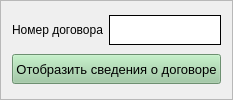
	<widget class="QFrame" name="contract_frame">
	 <property name="frameShape">
	  <enum>QFrame::StyledPanel</enum>
	 </property>
	 <property name="frameShadow">
	  <enum>QFrame::Raised</enum>
	 </property>
	 <layout class="QGridLayout" name="gridLayout_5">
	  <item row="0" column="1">
	   <widget class="QLineEdit" name="lineEdit_3">
		<property name="enabled">
		 <bool>false</bool>
		</property>
		<property name="minimumSize">
		 <size>
		  <width>0</width>
		  <height>30</height>
		 </size>
		</property>
		<property name="styleSheet">
		 <string notr="true"> QLineEdit {
	  border-width: 1px;
	  border-style: solid;
	  border-radius: 0px;
  }</string>
		</property>
	   </widget>
	  </item>
	  <item row="0" column="0">
	   <widget class="QLabel" name="label_4">
		<property name="minimumSize">
		 <size>
		  <width>0</width>
		  <height>30</height>
		 </size>
		</property>
		<property name="text">
		 <string>Номер договора</string>
		</property>
	   </widget>
	  </item>
	  <item row="1" column="0" colspan="2">
	   <widget class="QPushButton" name="pushButton">
		<property name="minimumSize">
		 <size>
		  <width>0</width>
		  <height>30</height>
		 </size>
		</property>
		<property name="palette">
		 <palette>
		  <active>
		   <colorrole role="WindowText">
			<brush brushstyle="SolidPattern">
			 <color alpha="255">
			  <red>0</red>
			  <green>0</green>
			  <blue>0</blue>
			 </color>
			</brush>
		   </colorrole>
		   <colorrole role="Button">
			<brush brushstyle="SolidPattern">
			 <color alpha="255">
			  <red>153</red>
			  <green>201</green>
			  <blue>158</blue>
			 </color>
			</brush>
		   </colorrole>
		   <colorrole role="Light">
			<brush brushstyle="SolidPattern">
			 <color alpha="255">
			  <red>241</red>
			  <green>255</green>
			  <blue>243</blue>
			 </color>
			</brush>
		   </colorrole>
		   <colorrole role="Midlight">
			<brush brushstyle="SolidPattern">
			 <color alpha="255">
			  <red>197</red>
			  <green>228</green>
			  <blue>200</blue>
			 </color>
			</brush>
		   </colorrole>
		   <colorrole role="Dark">
			<brush brushstyle="SolidPattern">
			 <color alpha="255">
			  <red>76</red>
			  <green>100</green>
			  <blue>79</blue>
			 </color>
			</brush>
		   </colorrole>
		   <colorrole role="Mid">
			<brush brushstyle="SolidPattern">
			 <color alpha="255">
			  <red>102</red>
			  <green>134</green>
			  <blue>105</blue>
			 </color>
			</brush>
		   </colorrole>
		   <colorrole role="Text">
			<brush brushstyle="SolidPattern">
			 <color alpha="255">
			  <red>0</red>
			  <green>0</green>
			  <blue>0</blue>
			 </color>
			</brush>
		   </colorrole>
		   <colorrole role="BrightText">
			<brush brushstyle="SolidPattern">
			 <color alpha="255">
			  <red>255</red>
			  <green>255</green>
			  <blue>255</blue>
			 </color>
			</brush>
		   </colorrole>
		   <colorrole role="ButtonText">
			<brush brushstyle="SolidPattern">
			 <color alpha="255">
			  <red>0</red>
			  <green>0</green>
			  <blue>0</blue>
			 </color>
			</brush>
		   </colorrole>
		   <colorrole role="Base">
			<brush brushstyle="SolidPattern">
			 <color alpha="255">
			  <red>255</red>
			  <green>255</green>
			  <blue>255</blue>
			 </color>
			</brush>
		   </colorrole>
		   <colorrole role="Window">
			<brush brushstyle="SolidPattern">
			 <color alpha="255">
			  <red>153</red>
			  <green>201</green>
			  <blue>158</blue>
			 </color>
			</brush>
		   </colorrole>
		   <colorrole role="Shadow">
			<brush brushstyle="SolidPattern">
			 <color alpha="255">
			  <red>0</red>
			  <green>0</green>
			  <blue>0</blue>
			 </color>
			</brush>
		   </colorrole>
		   <colorrole role="AlternateBase">
			<brush brushstyle="SolidPattern">
			 <color alpha="255">
			  <red>204</red>
			  <green>228</green>
			  <blue>206</blue>
			 </color>
			</brush>
		   </colorrole>
		   <colorrole role="ToolTipBase">
			<brush brushstyle="SolidPattern">
			 <color alpha="255">
			  <red>255</red>
			  <green>255</green>
			  <blue>220</blue>
			 </color>
			</brush>
		   </colorrole>
		   <colorrole role="ToolTipText">
			<brush brushstyle="SolidPattern">
			 <color alpha="255">
			  <red>0</red>
			  <green>0</green>
			  <blue>0</blue>
			 </color>
			</brush>
		   </colorrole>
		   <colorrole role="PlaceholderText">
			<brush brushstyle="SolidPattern">
			 <color alpha="128">
			  <red>0</red>
			  <green>0</green>
			  <blue>0</blue>
			 </color>
			</brush>
		   </colorrole>
		  </active>
		  <inactive>
		   <colorrole role="WindowText">
			<brush brushstyle="SolidPattern">
			 <color alpha="255">
			  <red>0</red>
			  <green>0</green>
			  <blue>0</blue>
			 </color>
			</brush>
		   </colorrole>
		   <colorrole role="Button">
			<brush brushstyle="SolidPattern">
			 <color alpha="255">
			  <red>153</red>
			  <green>201</green>
			  <blue>158</blue>
			 </color>
			</brush>
		   </colorrole>
		   <colorrole role="Light">
			<brush brushstyle="SolidPattern">
			 <color alpha="255">
			  <red>241</red>
			  <green>255</green>
			  <blue>243</blue>
			 </color>
			</brush>
		   </colorrole>
		   <colorrole role="Midlight">
			<brush brushstyle="SolidPattern">
			 <color alpha="255">
			  <red>197</red>
			  <green>228</green>
			  <blue>200</blue>
			 </color>
			</brush>
		   </colorrole>
		   <colorrole role="Dark">
			<brush brushstyle="SolidPattern">
			 <color alpha="255">
			  <red>76</red>
			  <green>100</green>
			  <blue>79</blue>
			 </color>
			</brush>
		   </colorrole>
		   <colorrole role="Mid">
			<brush brushstyle="SolidPattern">
			 <color alpha="255">
			  <red>102</red>
			  <green>134</green>
			  <blue>105</blue>
			 </color>
			</brush>
		   </colorrole>
		   <colorrole role="Text">
			<brush brushstyle="SolidPattern">
			 <color alpha="255">
			  <red>0</red>
			  <green>0</green>
			  <blue>0</blue>
			 </color>
			</brush>
		   </colorrole>
		   <colorrole role="BrightText">
			<brush brushstyle="SolidPattern">
			 <color alpha="255">
			  <red>255</red>
			  <green>255</green>
			  <blue>255</blue>
			 </color>
			</brush>
		   </colorrole>
		   <colorrole role="ButtonText">
			<brush brushstyle="SolidPattern">
			 <color alpha="255">
			  <red>0</red>
			  <green>0</green>
			  <blue>0</blue>
			 </color>
			</brush>
		   </colorrole>
		   <colorrole role="Base">
			<brush brushstyle="SolidPattern">
			 <color alpha="255">
			  <red>255</red>
			  <green>255</green>
			  <blue>255</blue>
			 </color>
			</brush>
		   </colorrole>
		   <colorrole role="Window">
			<brush brushstyle="SolidPattern">
			 <color alpha="255">
			  <red>153</red>
			  <green>201</green>
			  <blue>158</blue>
			 </color>
			</brush>
		   </colorrole>
		   <colorrole role="Shadow">
			<brush brushstyle="SolidPattern">
			 <color alpha="255">
			  <red>0</red>
			  <green>0</green>
			  <blue>0</blue>
			 </color>
			</brush>
		   </colorrole>
		   <colorrole role="AlternateBase">
			<brush brushstyle="SolidPattern">
			 <color alpha="255">
			  <red>204</red>
			  <green>228</green>
			  <blue>206</blue>
			 </color>
			</brush>
		   </colorrole>
		   <colorrole role="ToolTipBase">
			<brush brushstyle="SolidPattern">
			 <color alpha="255">
			  <red>255</red>
			  <green>255</green>
			  <blue>220</blue>
			 </color>
			</brush>
		   </colorrole>
		   <colorrole role="ToolTipText">
			<brush brushstyle="SolidPattern">
			 <color alpha="255">
			  <red>0</red>
			  <green>0</green>
			  <blue>0</blue>
			 </color>
			</brush>
		   </colorrole>
		   <colorrole role="PlaceholderText">
			<brush brushstyle="SolidPattern">
			 <color alpha="128">
			  <red>0</red>
			  <green>0</green>
			  <blue>0</blue>
			 </color>
			</brush>
		   </colorrole>
		  </inactive>
		  <disabled>
		   <colorrole role="WindowText">
			<brush brushstyle="SolidPattern">
			 <color alpha="255">
			  <red>76</red>
			  <green>100</green>
			  <blue>79</blue>
			 </color>
			</brush>
		   </colorrole>
		   <colorrole role="Button">
			<brush brushstyle="SolidPattern">
			 <color alpha="255">
			  <red>153</red>
			  <green>201</green>
			  <blue>158</blue>
			 </color>
			</brush>
		   </colorrole>
		   <colorrole role="Light">
			<brush brushstyle="SolidPattern">
			 <color alpha="255">
			  <red>241</red>
			  <green>255</green>
			  <blue>243</blue>
			 </color>
			</brush>
		   </colorrole>
		   <colorrole role="Midlight">
			<brush brushstyle="SolidPattern">
			 <color alpha="255">
			  <red>197</red>
			  <green>228</green>
			  <blue>200</blue>
			 </color>
			</brush>
		   </colorrole>
		   <colorrole role="Dark">
			<brush brushstyle="SolidPattern">
			 <color alpha="255">
			  <red>76</red>
			  <green>100</green>
			  <blue>79</blue>
			 </color>
			</brush>
		   </colorrole>
		   <colorrole role="Mid">
			<brush brushstyle="SolidPattern">
			 <color alpha="255">
			  <red>102</red>
			  <green>134</green>
			  <blue>105</blue>
			 </color>
			</brush>
		   </colorrole>
		   <colorrole role="Text">
			<brush brushstyle="SolidPattern">
			 <color alpha="255">
			  <red>76</red>
			  <green>100</green>
			  <blue>79</blue>
			 </color>
			</brush>
		   </colorrole>
		   <colorrole role="BrightText">
			<brush brushstyle="SolidPattern">
			 <color alpha="255">
			  <red>255</red>
			  <green>255</green>
			  <blue>255</blue>
			 </color>
			</brush>
		   </colorrole>
		   <colorrole role="ButtonText">
			<brush brushstyle="SolidPattern">
			 <color alpha="255">
			  <red>76</red>
			  <green>100</green>
			  <blue>79</blue>
			 </color>
			</brush>
		   </colorrole>
		   <colorrole role="Base">
			<brush brushstyle="SolidPattern">
			 <color alpha="255">
			  <red>153</red>
			  <green>201</green>
			  <blue>158</blue>
			 </color>
			</brush>
		   </colorrole>
		   <colorrole role="Window">
			<brush brushstyle="SolidPattern">
			 <color alpha="255">
			  <red>153</red>
			  <green>201</green>
			  <blue>158</blue>
			 </color>
			</brush>
		   </colorrole>
		   <colorrole role="Shadow">
			<brush brushstyle="SolidPattern">
			 <color alpha="255">
			  <red>0</red>
			  <green>0</green>
			  <blue>0</blue>
			 </color>
			</brush>
		   </colorrole>
		   <colorrole role="AlternateBase">
			<brush brushstyle="SolidPattern">
			 <color alpha="255">
			  <red>153</red>
			  <green>201</green>
			  <blue>158</blue>
			 </color>
			</brush>
		   </colorrole>
		   <colorrole role="ToolTipBase">
			<brush brushstyle="SolidPattern">
			 <color alpha="255">
			  <red>255</red>
			  <green>255</green>
			  <blue>220</blue>
			 </color>
			</brush>
		   </colorrole>
		   <colorrole role="ToolTipText">
			<brush brushstyle="SolidPattern">
			 <color alpha="255">
			  <red>0</red>
			  <green>0</green>
			  <blue>0</blue>
			 </color>
			</brush>
		   </colorrole>
		   <colorrole role="PlaceholderText">
			<brush brushstyle="SolidPattern">
			 <color alpha="128">
			  <red>0</red>
			  <green>0</green>
			  <blue>0</blue>
			 </color>
			</brush>
		   </colorrole>
		  </disabled>
		 </palette>
		</property>
		<property name="font">
		 <font>
		  <pointsize>10</pointsize>
		 </font>
		</property>
		<property name="text">
		 <string>Отобразить сведения о договоре</string>
		</property>
	   </widget>
	  </item>
	 </layout>
	</widget>
